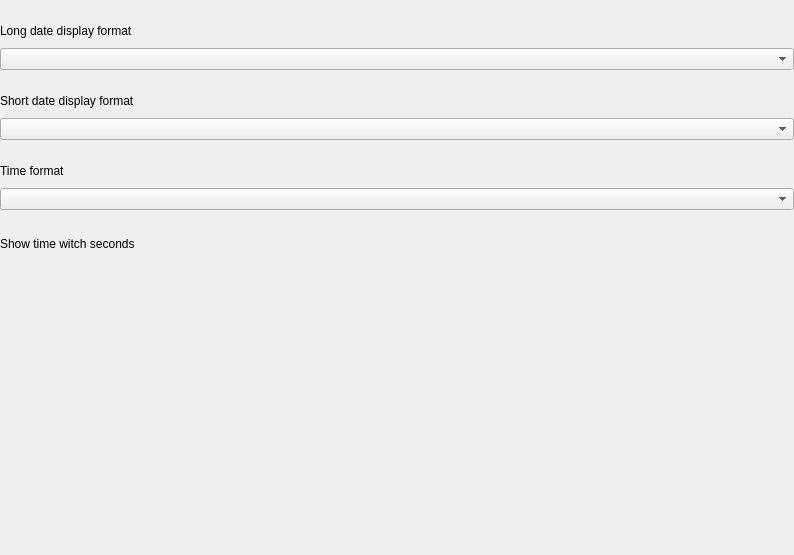
<?xml version="1.0" encoding="UTF-8"?>
<ui version="4.0">
 <class>DisplayFormatSettings</class>
 <widget class="QWidget" name="DisplayFormatSettings">
  <property name="geometry">
   <rect>
    <x>0</x>
    <y>0</y>
    <width>794</width>
    <height>555</height>
   </rect>
  </property>
  <property name="windowTitle">
   <string>DisplayFormatSettings</string>
  </property>
  <layout class="QVBoxLayout" name="verticalLayout">
   <property name="spacing">
    <number>0</number>
   </property>
   <property name="leftMargin">
    <number>0</number>
   </property>
   <property name="topMargin">
    <number>0</number>
   </property>
   <property name="rightMargin">
    <number>0</number>
   </property>
   <property name="bottomMargin">
    <number>0</number>
   </property>
   <item>
    <layout class="QHBoxLayout" name="horizontalLayout">
     <property name="spacing">
      <number>0</number>
     </property>
     <property name="topMargin">
      <number>24</number>
     </property>
     <property name="bottomMargin">
      <number>10</number>
     </property>
     <item>
      <widget class="QLabel" name="label">
       <property name="text">
        <string>Long date display format</string>
       </property>
      </widget>
     </item>
    </layout>
   </item>
   <item>
    <widget class="QComboBox" name="combo_longDateFormat">
     <property name="accessibleName">
      <string>ComboLongDateDisplayFormat</string>
     </property>
    </widget>
   </item>
   <item>
    <layout class="QHBoxLayout" name="horizontalLayout_2">
     <property name="spacing">
      <number>0</number>
     </property>
     <property name="topMargin">
      <number>24</number>
     </property>
     <property name="bottomMargin">
      <number>10</number>
     </property>
     <item>
      <widget class="QLabel" name="label_2">
       <property name="text">
        <string>Short date display format</string>
       </property>
      </widget>
     </item>
    </layout>
   </item>
   <item>
    <widget class="QComboBox" name="combo_shortDateFormat">
     <property name="accessibleName">
      <string>ComboShortDateDisplayFormat</string>
     </property>
    </widget>
   </item>
   <item>
    <layout class="QHBoxLayout" name="horizontalLayout_3">
     <property name="topMargin">
      <number>24</number>
     </property>
     <property name="bottomMargin">
      <number>10</number>
     </property>
     <item>
      <widget class="QLabel" name="label_3">
       <property name="text">
        <string>Time format</string>
       </property>
      </widget>
     </item>
    </layout>
   </item>
   <item>
    <widget class="QComboBox" name="combo_timeFormat">
     <property name="accessibleName">
      <string>ComboTimeFormat</string>
     </property>
    </widget>
   </item>
   <item>
    <layout class="QHBoxLayout" name="layout_timeSeconds">
     <property name="spacing">
      <number>0</number>
     </property>
     <property name="topMargin">
      <number>24</number>
     </property>
     <property name="bottomMargin">
      <number>10</number>
     </property>
     <item>
      <widget class="QLabel" name="label_4">
       <property name="text">
        <string>Show time witch seconds</string>
       </property>
      </widget>
     </item>
     <item>
      <spacer name="horizontalSpacer">
       <property name="orientation">
        <enum>Qt::Horizontal</enum>
       </property>
       <property name="sizeHint" stdset="0">
        <size>
         <width>40</width>
         <height>20</height>
        </size>
       </property>
      </spacer>
     </item>
    </layout>
   </item>
   <item>
    <spacer name="verticalSpacer">
     <property name="orientation">
      <enum>Qt::Vertical</enum>
     </property>
     <property name="sizeHint" stdset="0">
      <size>
       <width>20</width>
       <height>40</height>
      </size>
     </property>
    </spacer>
   </item>
  </layout>
 </widget>
 <resources/>
 <connections/>
</ui>
